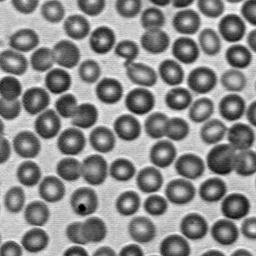
%> input picture Trabalho 2/img_cells.jpg, 256 x 256 px
$ octave Proj2_3.m   (GNU Octave 9; MATLAB toolbox functions it lacks are replaced by stand-ins)
%> lines starting %> are read from the running program, lines starting %| are printed output that depends on the picture; in (x1, y1, x2, y2) boxes, pixels count from 0 and x2, y2 are one past the last pixel; in counts of white or black regions, pixels touching at a corner belong together; the program's own positions count from 1
% Projeto 2 - Introdução ao Processamento de Imagens
% Professor: Bruno Macchiavello
% Aluno: Marcos Paulo Cayres Rosa
% Matrícula: 14/0027131

clc; close all; clear all;

% Leitura da imagem
I = imread('img_cells.jpg');
%> I is the input picture: size 256x256x3 uint8; min 0, max 255, mean 138.6
I = rgb2gray(I);
%> I: size 256x256 uint8
figure; imshow(I); title('Imagem original');

% Procedimentos prévios à binarização
im_med = medfilt2(I);
se = strel('disk',25);
im_top = imtophat(im_med,se);
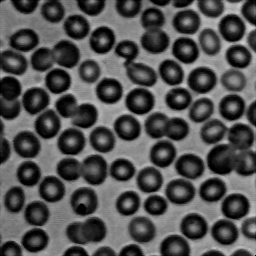
%> im_top: size 256x256 uint8; min 0, max 205, mean 81.6
figure;
subplot(1,2,1); imshow(im_med,[]); title('Imagem após o filtro de média');
subplot(1,2,2); imshow(im_top,[]); title('Imagem após transformada top-hat');

% Binarização e preenchimento de espaços desconectados
I_bin = im2bw(im_top,graythresh(im_top));
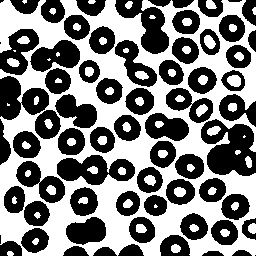
%> I_bin: size 256x256 logical; 48.8% white; 66 white regions (7 under 20 px), largest, box (x1, y1, x2, y2) and area: (0, 0, 256, 256) 28461, (227, 75, 241, 87) 134, (204, 35, 216, 49) 117
figure; subplot(1,2,1); imshow(I_bin); title('Imagem binarizada');
I_bin = bwareaopen(I_bin,100);
subplot(1,2,2); imshow(I_bin); title('Imagem após abertura');

% Preenchimento de buracos
Iadj = imcomplement(I_bin);
figure; subplot(1,2,1); imshow(Iadj); title('Complemento da imagem');
im_fill = imfill(Iadj,'holes');
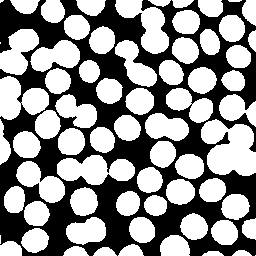
%> im_fill: size 256x256 logical; 56.6% white; 1 black region, box (x1, y1, x2, y2) and area: (0, 0, 256, 256) 28460
im_fill = bwareaopen(im_fill,70);
%> im_fill: size 256x256 logical; 56.5% white; 1 black region, box (x1, y1, x2, y2) and area: (0, 0, 256, 256) 28505
subplot(1,2,2); imshow(im_fill); title('Preenchimento dos buracos e abertura');

% Determinação da distância e aplicação do watershed
D = bwdist(imcomplement(im_fill));
figure; imshow(D,[]); title('Resultado do bwdist');
D = imcomplement(D);
D(imcomplement(im_fill)) = -Inf;
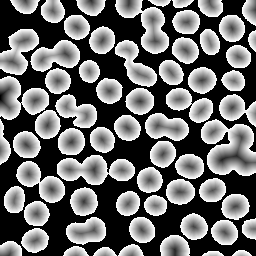
%> D: size 256x256 single; 43.5% of the values are NaN or infinite; the others: min -16.12, max 0, mean -3.72; drawn with min black, max white, NaN and infinite black
L = watershed(D);
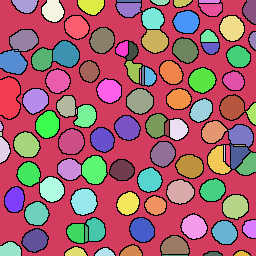
%> L: size 256x256 uint8; 101 distinct labels, from 0 to 100; one colour per label, 0 black
figure; imshow(label2rgb(L)); title('Resultado do Watershed');

% Comparativos da imagem original com alguns resultados encontrados
D = bwdist(imcomplement(im_fill));
mask = imextendedmin(D,8);
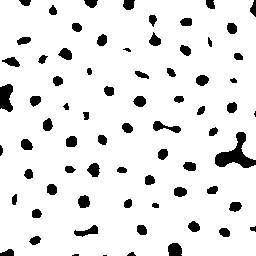
%> mask: size 256x256 logical; 90.8% white; 72 black regions (4 under 20 px), largest, box (x1, y1, x2, y2) and area: (215, 132, 256, 168) 620, (0, 84, 13, 112) 287, (168, 243, 182, 256) 159
figure; imshowpair(I,D,'blend'); title('Imagem original associada à distância');
figure; imshowpair(I,mask,'blend'); title('Imagem original associada aos pontos mínimos');
figure; imshowpair(I,L,'blend'); title('Imagem original associada ao Watershed');
%> after `imshowpair(I,L,'blend')`:
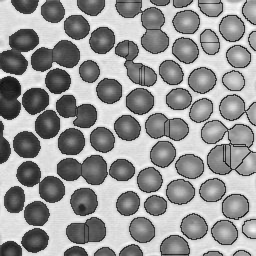
%> displayed picture: size 256x256, on the screen's scale of 0 to 255; min 14, max 251, mean 150.5

$ run again, with Trabalho 2/moire.tif saved as Trabalho 2/img_cells.jpg
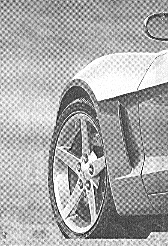
%> input picture Trabalho 2/moire.tif, 168 x 246 px
%> I is the input picture: size 246x168 uint8; min 0, max 255, mean 169.6
%> `I_bin = im2bw(im_top,graythresh(im_top));`:
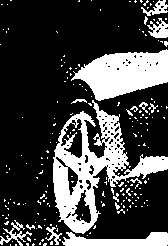
%> I_bin: size 246x168 logical; 26% white; 200 white regions (184 under 20 px), largest, box (x1, y1, x2, y2) and area: (53, 100, 168, 234) 4949, (71, 49, 168, 101) 3151, (62, 232, 168, 246) 931
%> L: size 246x168 uint8; 44 distinct labels, from 0 to 43
%> mask: size 246x168 logical; 45.8% white; 2 white regions, box (x1, y1, x2, y2) and area: (45, 0, 168, 246) 18201, (0, 220, 34, 246) 740
%> `imshowpair(I,L,'blend')`:
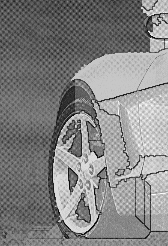
%> displayed picture: size 246x168, on the screen's scale of 0 to 255; min 0, max 255, mean 131.1

$ run again, with Trabalho 2/morf_test.png saved as Trabalho 2/img_cells.jpg
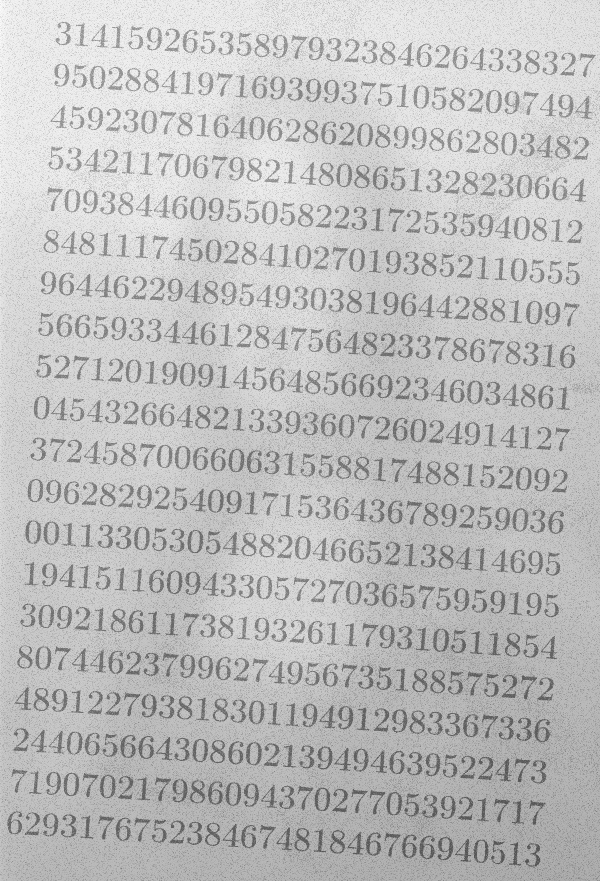
%> input picture Trabalho 2/morf_test.png, 600 x 881 px
%> I is the input picture: size 881x600 uint8; min 81, max 252, mean 190.6
%> `I_bin = im2bw(im_top,graythresh(im_top));`:
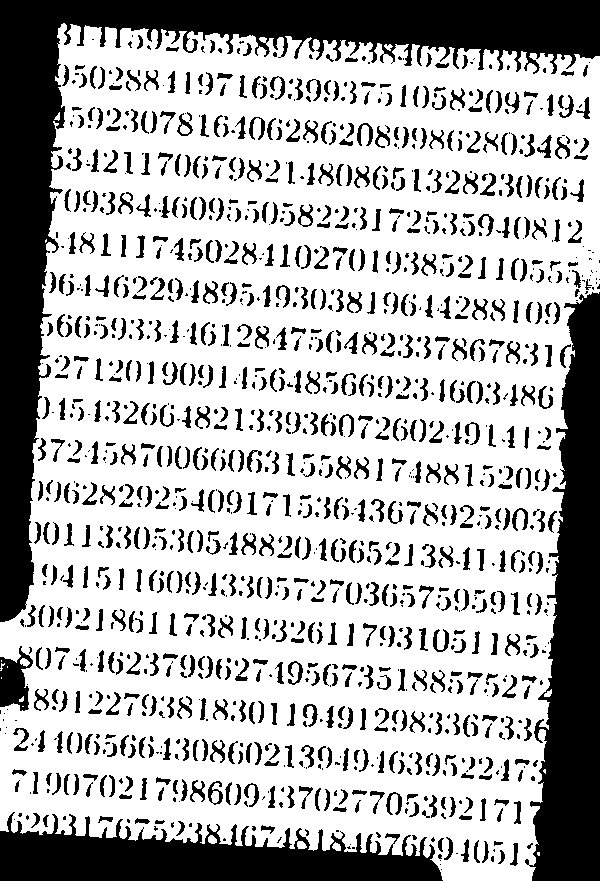
%> I_bin: size 881x600 logical; 69.5% white; 1404 black regions (566 under 20 px), largest, box (x1, y1, x2, y2) and area: (0, 0, 600, 622) 51865, (525, 292, 600, 881) 27035, (0, 812, 443, 881) 18107
%> Iadj: size 881x600 logical; 30.6% white; 1403 white regions (565 under 20 px), largest, box (x1, y1, x2, y2) and area: (0, 0, 600, 622) 51937, (525, 292, 600, 881) 27098, (0, 812, 443, 881) 18289
%> L: size 881x600 uint16; 955 distinct labels, from 0 to 954
%> mask: size 881x600 logical; 85.9% white; 4 black regions, box (x1, y1, x2, y2) and area: (0, 0, 600, 614) 39752, (540, 301, 600, 881) 21582, (0, 839, 435, 881) 12643, (0, 665, 20, 699) 501
%> `imshowpair(I,L,'blend')`:
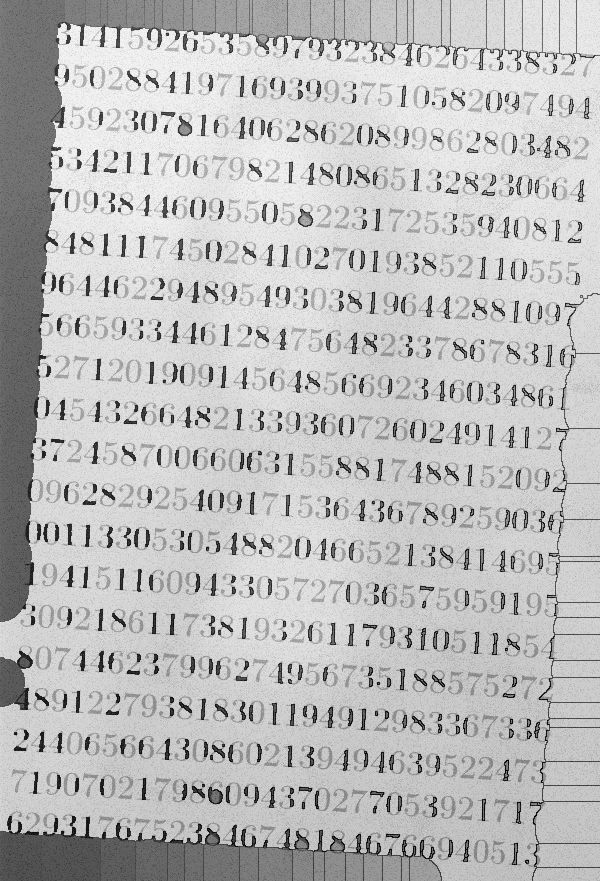
%> displayed picture: size 881x600, on the screen's scale of 0 to 255; min 0, max 247, mean 188.2
